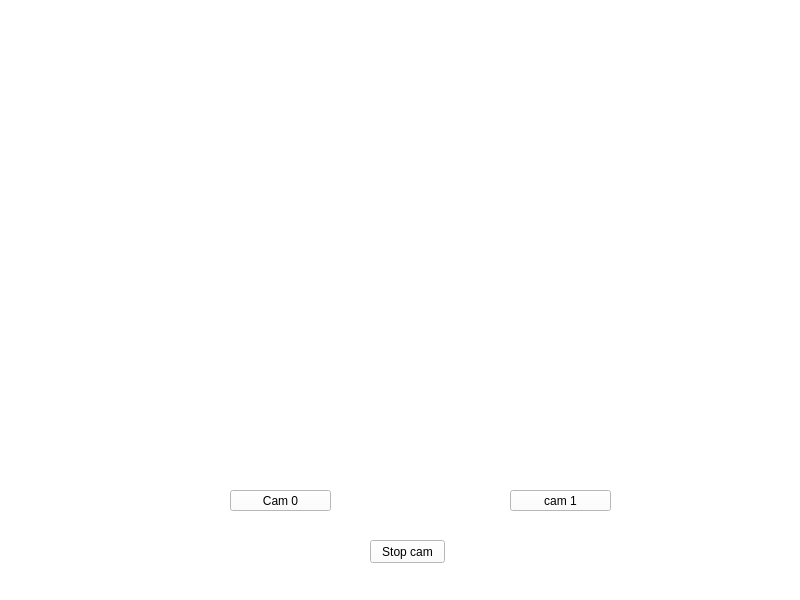
<?xml version="1.0" encoding="UTF-8"?>
<ui version="4.0">
 <class>MainWindow</class>
 <widget class="QMainWindow" name="MainWindow">
  <property name="geometry">
   <rect>
    <x>0</x>
    <y>0</y>
    <width>800</width>
    <height>600</height>
   </rect>
  </property>
  <property name="windowTitle">
   <string>MainWindow</string>
  </property>
  <property name="styleSheet">
   <string notr="true">background-color:white;</string>
  </property>
  <widget class="QWidget" name="centralwidget">
   <widget class="QPushButton" name="cam0">
    <property name="geometry">
     <rect>
      <x>230</x>
      <y>490</y>
      <width>101</width>
      <height>21</height>
     </rect>
    </property>
    <property name="text">
     <string>Cam 0</string>
    </property>
   </widget>
   <widget class="QPushButton" name="cam1">
    <property name="geometry">
     <rect>
      <x>510</x>
      <y>490</y>
      <width>101</width>
      <height>21</height>
     </rect>
    </property>
    <property name="text">
     <string>cam 1</string>
    </property>
   </widget>
   <widget class="QLabel" name="labelasvideo">
    <property name="geometry">
     <rect>
      <x>90</x>
      <y>70</y>
      <width>651</width>
      <height>391</height>
     </rect>
    </property>
    <property name="text">
     <string/>
    </property>
   </widget>
   <widget class="QPushButton" name="pushButton">
    <property name="geometry">
     <rect>
      <x>370</x>
      <y>540</y>
      <width>75</width>
      <height>23</height>
     </rect>
    </property>
    <property name="text">
     <string>Stop cam</string>
    </property>
   </widget>
  </widget>
  <widget class="QStatusBar" name="statusbar"/>
  <action name="actionOpen">
   <property name="text">
    <string>Open</string>
   </property>
  </action>
 </widget>
 <resources/>
 <connections/>
</ui>
